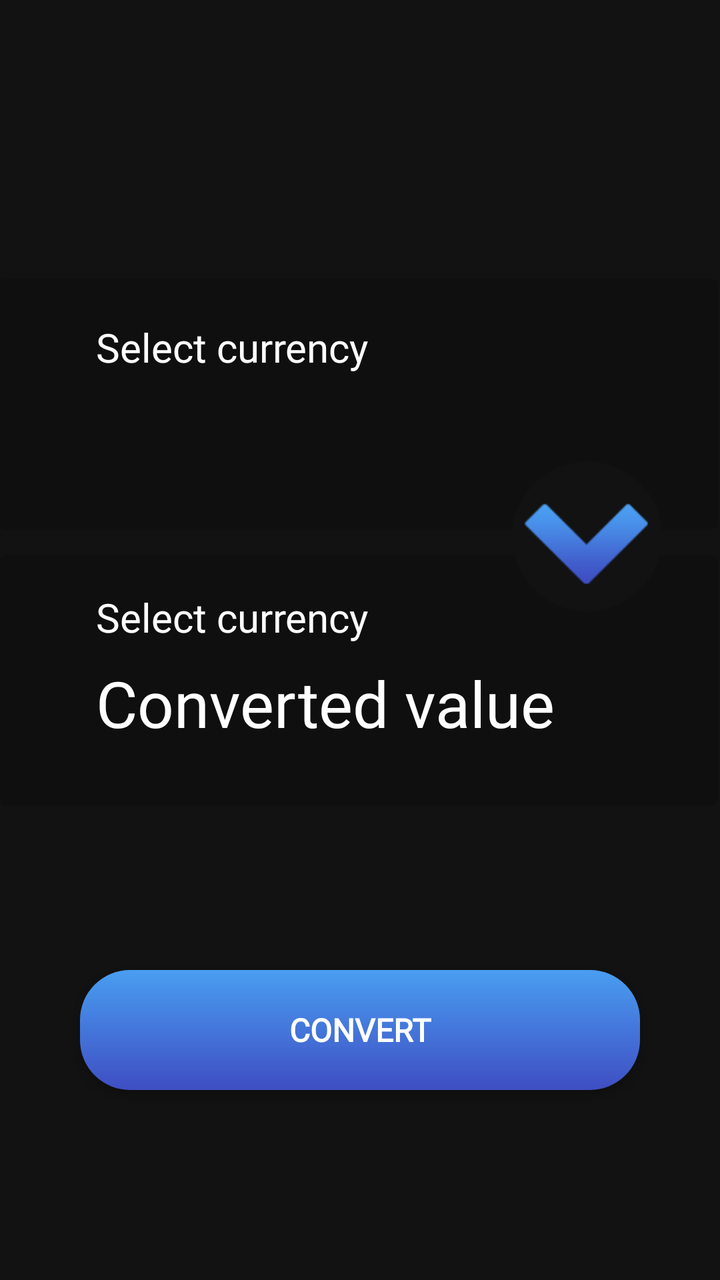
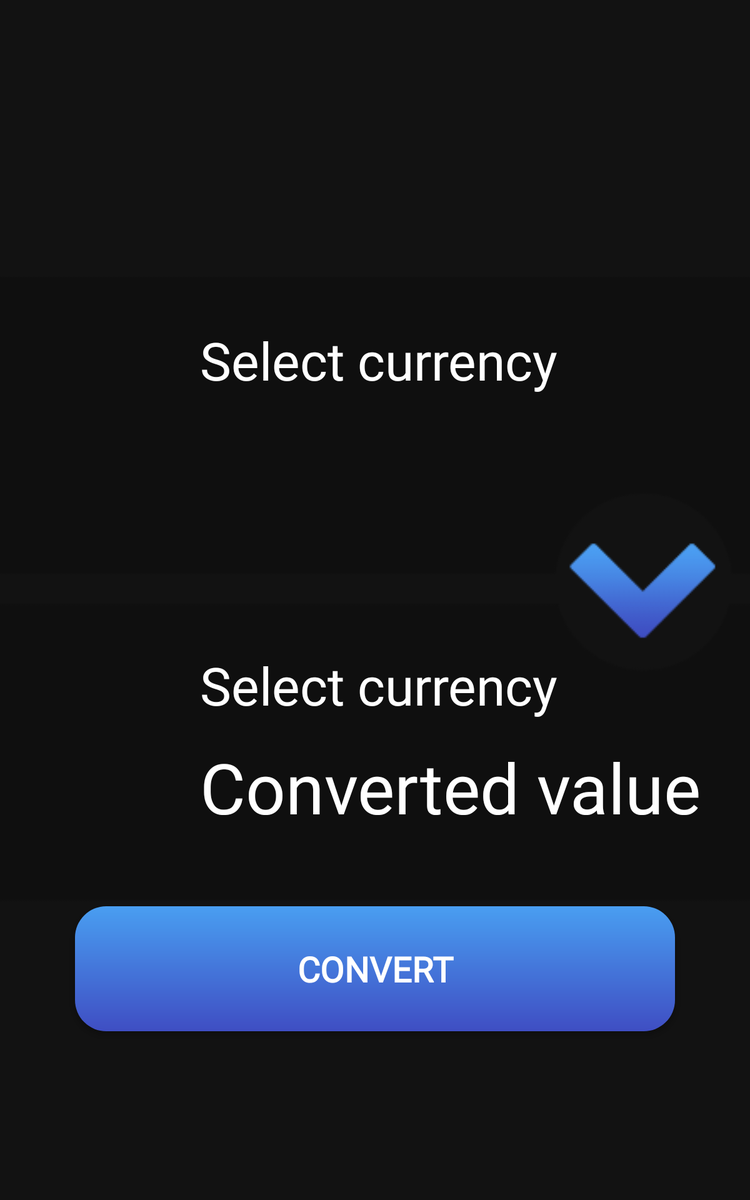

First picture: res/layout/ on a phone held upright. Second picture: the repository's own variant of that layout, on a device whose configuration matches the variant's folder. Source for both follows.
<!-- AndroidManifest.xml: application theme AppThemeDark -->
<!-- res/layout/fragment_currency.xml -->
<?xml version="1.0" encoding="utf-8"?>
<FrameLayout xmlns:android="http://schemas.android.com/apk/res/android"
    xmlns:app="http://schemas.android.com/apk/res-auto"
    xmlns:tools="http://schemas.android.com/tools"
    android:layout_width="match_parent"
    android:layout_height="match_parent"
    android:background="?attr/backgroundcolor"
    tools:context=".CurrencyFragment">


    <Button
        android:id="@+id/bttnConvert"
        android:layout_width="280dp"
        android:layout_height="60dp"
        android:layout_gravity="center"
        android:layout_marginTop="195dp"
        android:background="@drawable/buttonstyle"
        android:elevation="15dp"
        android:fontFamily="@font/cabin_medium2"
        android:text="Convert"
        android:textColor="@color/colorAccent"
        android:textSize="16sp"
        android:textStyle="bold" />

    <EditText
        android:id="@+id/baseCurrency"
        android:layout_width="270dp"
        android:layout_height="40dp"
        android:layout_marginStart="48dp"
        android:layout_marginTop="198dp"
        android:background="@null"
        android:ems="10"
        android:fontFamily="@font/cabin_medium2"
        android:hint="Insert value"
        android:imeOptions="actionDone"
        android:inputType="numberDecimal"
        android:textColor="?attr/textcolor"
        android:textColorHint="?attr/textcolor"
        android:textSize="32sp" />

    <ImageView
        android:id="@+id/ivCardsMint"
        android:layout_width="370dp"
        android:layout_height="wrap_content"
        android:layout_gravity="center_horizontal"
        android:layout_marginTop="12dp"
        android:visibility="gone"
        app:srcCompat="@drawable/currencycardsmint" />

    <ImageView
        android:id="@+id/ivCardsLight"
        android:layout_width="370dp"
        android:layout_height="wrap_content"
        android:layout_gravity="center_horizontal"
        android:layout_marginTop="12dp"
        android:visibility="gone"
        app:srcCompat="@drawable/currencycardslight" />

    <ImageView
        android:id="@+id/ivCardsRegular"
        android:layout_width="370dp"
        android:layout_height="wrap_content"
        android:layout_gravity="center_horizontal"
        android:layout_marginTop="12dp"
        app:srcCompat="@drawable/currencycards" />

    <ImageView
        android:id="@+id/ivCardsMinimal"
        android:layout_width="370dp"
        android:layout_height="wrap_content"
        android:layout_gravity="center_horizontal"
        android:layout_marginTop="12dp"
        android:visibility="gone"
        app:srcCompat="@drawable/currencycardsminimal" />

    <TextView
        android:id="@+id/spinnerToCurrency"
        android:layout_width="200dp"
        android:layout_height="wrap_content"
        android:layout_marginStart="48dp"
        android:layout_marginTop="295dp"
        android:clickable="true"
        android:dropDownWidth="90dp"
        android:fontFamily="@font/cabin"
        android:hint="@string/select_currency"
        android:textColor="?attr/textcolor"
        android:textColorHint="?attr/textcolor"
        android:textSize="20sp" />


    <TextView
        android:id="@+id/tvCurrencyValue"
        android:layout_width="270dp"
        android:layout_height="40dp"
        android:layout_marginStart="48dp"
        android:layout_marginTop="330dp"
        android:fontFamily="@font/cabin_medium2"
        android:hint="Converted value"
        android:scrollbars="horizontal"
        android:textColor="?attr/textcolor"
        android:textColorHint="?attr/textcolor"

        android:textSize="32sp" />

    <TextView
        android:id="@+id/spinnerBaseCurrency"
        android:layout_width="205dp"
        android:layout_height="wrap_content"
        android:layout_marginStart="48dp"
        android:layout_marginTop="160dp"
        android:clickable="true"
        android:fontFamily="@font/cabin"
        android:hint="@string/select_currency"
        android:textColor="?attr/textcolor"
        android:textColorHint="?attr/textcolor"
        android:textSize="20sp" />


</FrameLayout>
<!-- resources referenced by this layout -->
<resources>
  <color name="colorAccent">#ffff</color>
  <!-- drawable buttonstyle (drawable) -->
  <?xml version="1.0" encoding="utf-8"?>
  <shape xmlns:android="http://schemas.android.com/apk/res/android"
      android:shape="rectangle">
  
      <corners android:radius="25dp" />
      <gradient
          android:angle="90"
          android:endColor="?attr/bttnendcolor"
          android:startColor="?attr/bttnstartcolor" />
  
  </shape>
  <!-- drawable currencycards: png bitmap (drawable-v24, 5532 bytes) -->
  <!-- drawable currencycardslight: png bitmap (drawable-v24, 4146 bytes) -->
  <!-- drawable currencycardsminimal: png bitmap (drawable-v24, 2657 bytes) -->
  <!-- drawable currencycardsmint: png bitmap (drawable-v24, 7686 bytes) -->
  <string name="select_currency">Select currency</string>
  <style name="AppThemeDark" parent="Theme.AppCompat.Light.NoActionBar">
  
          
          <item name="colorPrimary">@color/colorPrimary</item>
          <item name="colorPrimaryDark">@color/colorPrimaryDark</item>
          <item name="colorAccent">@color/colorAccent</item>
          <item name="editTextColor">#ffff</item>
          <item name="backgroundcolor">@color/colorPrimary</item>
          <item name="textcolor">#FFFF</item>
          <item name="darkerbackgroundcolor">@color/colorPrimaryDark</item>
          <item name="android:statusBarColor">@color/colorPrimaryDark</item>
          <item name="android:windowLightStatusBar" tools:targetApi="m">false</item>
          <item name="bottombaricon">@color/colorPurple</item>
          <item name="bttnstartcolor">@color/colorPurple</item>
          <item name="bttnendcolor">@color/colorBlue</item>
          <item name="android:navigationBarColor">@color/colorPrimaryDark</item>
          <item name="headertext">@color/colorBlue</item>
          <item name="android:windowAnimationStyle">@style/ThemeAnimationTransition</item>
  
      </style>
  <color name="colorPrimary">#121212</color>
  <color name="colorPrimaryDark">#101010</color>
  <color name="colorPurple">#3f4ec3</color>
  <color name="colorBlue">#499ef1</color>
  <style name="ThemeAnimationTransition">
          <item name="android:windowEnterAnimation">@android:anim/fade_in</item>
          <item name="android:windowExitAnimation">@android:anim/fade_out</item>
      </style>
</resources>
<!-- res/layout-large/fragment_currency.xml (the repository's variant of the layout above) -->
<!-- drawn on a 7-inch tablet held upright -->
<?xml version="1.0" encoding="utf-8"?>
<FrameLayout xmlns:android="http://schemas.android.com/apk/res/android"
    xmlns:app="http://schemas.android.com/apk/res-auto"
    xmlns:tools="http://schemas.android.com/tools"
    android:layout_width="match_parent"
    android:layout_height="match_parent"
    android:background="@color/colorPrimary"
    tools:context=".CurrencyFragment">


    <Button
        android:id="@+id/bttnConvert"
        android:layout_width="480dp"
        android:layout_height="100dp"
        android:layout_gravity="center"
        android:layout_marginTop="295dp"
        android:background="@drawable/buttonstyle"
        android:fontFamily="@font/roboto"
        android:text="Convert"
        android:textColor="@color/colorAccent"
        android:textSize="28sp"
        android:textStyle="bold" />

    <EditText
        android:id="@+id/baseCurrency"
        android:layout_width="450dp"
        android:layout_height="60dp"
        android:layout_marginStart="160dp"
        android:layout_marginTop="340dp"
        android:background="@null"
        android:ems="10"
        android:fontFamily="@font/roboto_medium"
        android:hint="Insert value"
        android:imeOptions="actionDone"
        android:inputType="numberDecimal"
        android:textColor="@color/colorAccent"
        android:textColorHint="@color/colorAccent"
        android:textSize="56sp" />

    <ImageView
        android:id="@+id/ivCardsRegular"
        android:layout_width="700dp"
        android:layout_height="700dp"
        android:layout_gravity="center_horizontal"
        android:layout_marginTop="115dp"
        app:srcCompat="@drawable/currencycards" />

    <TextView
        android:id="@+id/spinnerToCurrency"
        android:layout_width="390dp"
        android:layout_height="wrap_content"
        android:layout_marginStart="160dp"
        android:layout_marginTop="520dp"
        android:clickable="true"
        android:dropDownWidth="320dp"
        android:fontFamily="@font/roboto"
        android:hint="@string/select_currency"

        android:textColor="@color/colorAccent"
        android:textColorHint="@color/colorAccent"
        android:textSize="42sp" />


    <TextView
        android:id="@+id/tvCurrencyValue"
        android:layout_width="450dp"
        android:layout_height="60dp"
        android:layout_marginStart="160dp"
        android:layout_marginTop="592dp"
        android:fontFamily="@font/roboto_medium"
        android:hint="Converted value"
        android:textColor="@color/colorAccent"
        android:textColorHint="@color/colorAccent"

        android:textSize="56dp" />

    <TextView
        android:id="@+id/spinnerBaseCurrency"
        android:layout_width="390dp"
        android:layout_height="wrap_content"
        android:layout_marginStart="160dp"
        android:layout_marginTop="260dp"
        android:clickable="true"
        android:fontFamily="@font/roboto"

        android:hint="@string/select_currency"
        android:textColor="@color/colorAccent"
        android:textColorHint="@color/colorAccent"
        android:textSize="42sp" />


</FrameLayout>
<!-- resources referenced by the variant -->
<!-- as a 7-inch tablet held upright resolves them -->
<resources>
  <color name="colorAccent">#ffff</color>
  <color name="colorPrimary">#121212</color>
  <!-- drawable buttonstyle (drawable) -->
  <?xml version="1.0" encoding="utf-8"?>
  <shape xmlns:android="http://schemas.android.com/apk/res/android"
      android:shape="rectangle">
  
      <corners android:radius="25dp" />
      <gradient
          android:angle="90"
          android:endColor="?attr/bttnendcolor"
          android:startColor="?attr/bttnstartcolor" />
  
  </shape>
  <!-- drawable currencycards: png bitmap (drawable-v24, 5532 bytes) -->
  <string name="select_currency">Select currency</string>
  <style name="AppThemeDark" parent="Theme.AppCompat.Light.NoActionBar">
  
          
          <item name="colorPrimary">@color/colorPrimary</item>
          <item name="colorPrimaryDark">@color/colorPrimaryDark</item>
          <item name="colorAccent">@color/colorAccent</item>
          <item name="editTextColor">#ffff</item>
          <item name="backgroundcolor">@color/colorPrimary</item>
          <item name="textcolor">#FFFF</item>
          <item name="darkerbackgroundcolor">@color/colorPrimaryDark</item>
          <item name="android:statusBarColor">@color/colorPrimaryDark</item>
          <item name="android:windowLightStatusBar" tools:targetApi="m">false</item>
          <item name="bottombaricon">@color/colorPurple</item>
          <item name="bttnstartcolor">@color/colorPurple</item>
          <item name="bttnendcolor">@color/colorBlue</item>
          <item name="android:navigationBarColor">@color/colorPrimaryDark</item>
          <item name="headertext">@color/colorBlue</item>
          <item name="android:windowAnimationStyle">@style/ThemeAnimationTransition</item>
  
      </style>
  <color name="colorPrimaryDark">#101010</color>
  <color name="colorPurple">#3f4ec3</color>
  <color name="colorBlue">#499ef1</color>
  <style name="ThemeAnimationTransition">
          <item name="android:windowEnterAnimation">@android:anim/fade_in</item>
          <item name="android:windowExitAnimation">@android:anim/fade_out</item>
      </style>
</resources>
